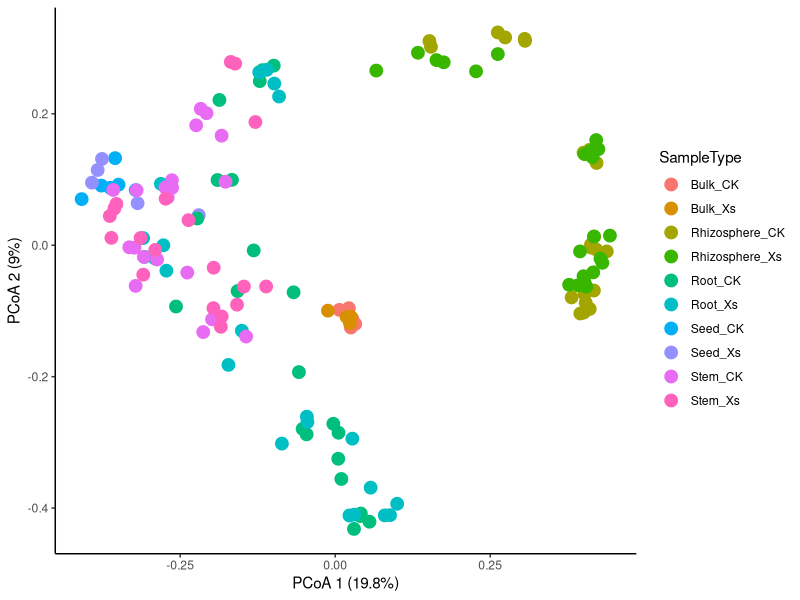
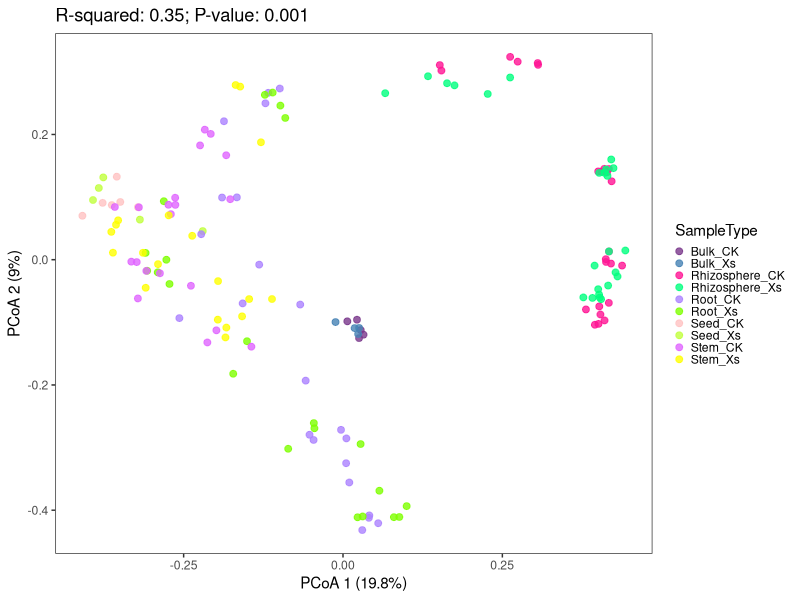

R code for these plots, in order:
#Result1,Figuer C,beta_diversity
#Author: Xing Wang

getwd()
rm(list = ls())

library(vegan)
otu_table <- read.table("pcoa.txt",sep="\t", row.names=1, header=T)
meta_tab <- read.table("pcoa_meta.txt", header=T, row.names=1, check.names=F)
otu_table <- data.frame(t(otu_table))

# 计算加权bray-curtis距离
dune_dist <- vegdist(otu_table, method="bray", binary=F)
dune_pcoa <- cmdscale(dune_dist, k = (nrow(otu_table) - 1), eig = TRUE)

dune_pcoa_points <- as.data.frame(dune_pcoa$points)
sum_eig <- sum(dune_pcoa$eig)
eig_percent <- round(dune_pcoa$eig/sum_eig*100,1)
colnames(dune_pcoa_points) <- paste0("PCoA", 1:2)
dune_pcoa_result <- cbind(dune_pcoa_points, meta_tab)
head(dune_pcoa_result)

library(ggplot2)

ggplot(dune_pcoa_result, aes(x=PCoA1, y=PCoA2, color=SampleType)) +
  labs(x=paste("PCoA 1 (", eig_percent[1], "%)", sep=""),
       y=paste("PCoA 2 (", eig_percent[2], "%)", sep="")) +
  geom_point(size=4
  ) +
  theme_classic()


#因为是随机置换，在未指定随机数种子时，每次执行的结果都会略有不同，但通常对结论没有影响。
#也可以如下设置随机数种子，则结果稳定。
# 基于bray-curtis距离进行计算
set.seed(1)
dune.div <- adonis2(otu_table ~ SampleType, data = meta_tab, permutations = 999, method="bray")

dune.div

#把统计检验结果加到PcOA的图上
dune_adonis <- paste0("R-squared: ",round(dune.div$R2,2), "; P-value: ", dune.div$`Pr(>F)`)

p= ggplot(dune_pcoa_result, aes(x=PCoA1, y=PCoA2, color=SampleType, group = SampleType)) +
  labs(x=paste("PCoA 1 (", eig_percent[1], "%)", sep=""),
       y=paste("PCoA 2 (", eig_percent[2], "%)", sep=""),
       title=dune_adonis) +
  geom_point(size=2,alpha=0.8) +scale_color_manual(values=c("Bulk_CK" = "#7A378B", "Bulk_Xs" = "#4682B4",
                               "Rhizosphere_CK" = "#FF1493", "Rhizosphere_Xs" = "#00FF7F",
                               "Root_CK" = "#AB82FF", "Root_Xs" = "#7FFF00",
                               "Stem_CK" = "#E066FF", "Stem_Xs" = "#FFFF00",
                               "Seed_CK" = "#FFC1C1", "Seed_Xs" = "#C0FF3E"))+
  theme_bw() +
  theme(panel.grid=element_blank()) + theme(legend.position="right")+theme(legend.key.height = unit(5, "pt"),legend.key.width = unit(5, "pt"))
  

p
ggsave(paste("pcoa.pdf", sep=""), p, width = 4, height = 3.5)
ggsave(paste("pcoa.png", sep=""), p, width = 4, height = 3.5)

